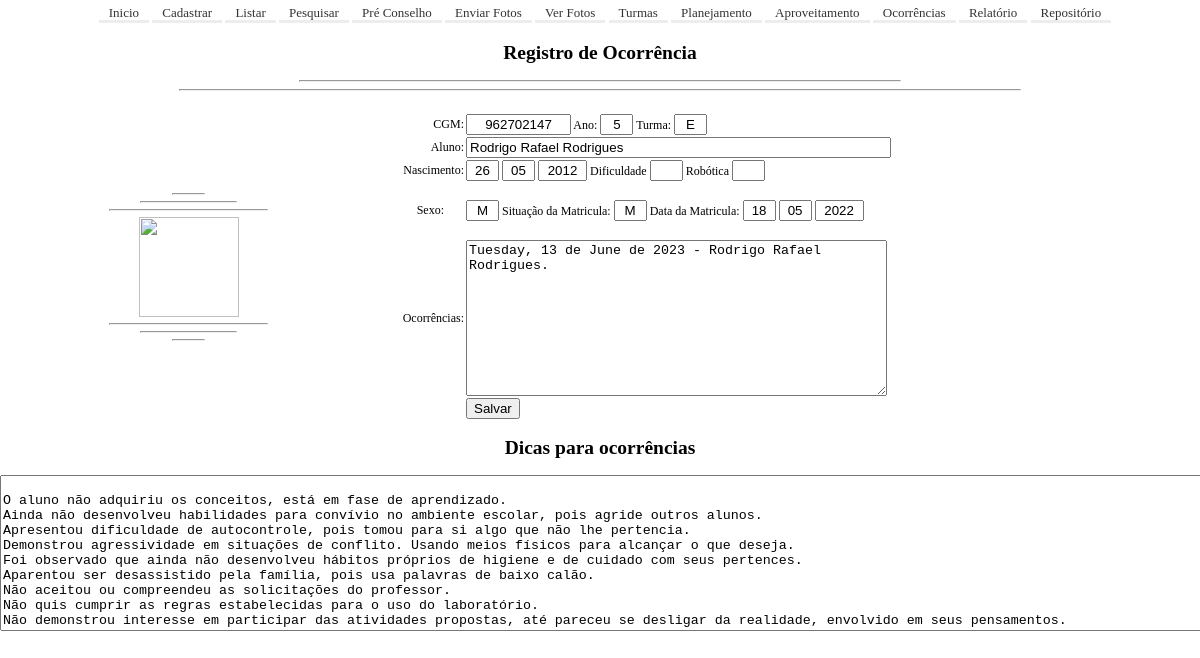
Screenshot of /SGE/registrarOcorrencia.php?cgm=962702147 with the database file from the repository.
### tables this page shows
CREATE TABLE `tb_aluno` (
  `cgm` int(10) NOT NULL,
  `ano` int(1) NOT NULL,
  `turma` varchar(1) NOT NULL,
  `turno` varchar(1) NOT NULL,
  `nr` int(2) NOT NULL,
  `nome` varchar(50) NOT NULL,
  `nascimento` date NOT NULL,
  `sexo` varchar(1) NOT NULL,
  `situacaoMatricula` varchar(1) NOT NULL,
  `dataMatricula` date NOT NULL,
  `telefone` varchar(14) NOT NULL,
  `observacao` varchar(500) DEFAULT NULL,
  `dificuldade` varchar(1) DEFAULT NULL
);

### SGE/registrarOcorrencia.php (the view, shortened to what this page needs)
<?php
include './conexao.php';
include './conf.php';
$dicasOcorrencia =
'
O aluno não adquiriu os conceitos, está em fase de aprendizado. <br>
Ainda não desenvolveu habilidades para convívio no ambiente escolar, pois agride outros alunos. <br>
Apresentou dificuldade de autocontrole, pois tomou para si algo que não lhe pertencia. <br>
Demonstrou agressividade em situações de conflito. Usando meios físicos para alcançar o que deseja. <br>
Foi observado que ainda não desenvolveu hábitos próprios de higiene e de cuidado com seus pertences. <br>
Aparentou ser desassistido pela família, pois usa palavras de baixo calão. <br>
Não aceitou ou compreendeu as solicitações do professor. <br>
Não quis cumprir as regras estabelecidas para o uso do laboratório. <br>
Não demonstrou interesse em participar das atividades propostas, até pareceu se desligar da realidade, envolvido em seus pensamentos. <br>
Utilizou inverdades para justificar seus atos ou relatar as atitudes dos colegas. <br>
Costuma se preocupar com os hábitos e atitudes dos colegas ou invés de fazer suas atividades. <br>
Em situações de conflito colocou-se como espectador, mesmo quando estava clara a sua participação. <br>
Não realizou as tarefas, aparentando desânimo e cansaço. Porém logo partiu para as brincadeiras e outras atividades. <br>
O tempo todo deseja atenções diferenciadas para si, solicitando que sejam feitas todas as suas vontades. <br>
Costuma falar mais que o necessário, não respeitando os momentos em que o grupo necessita de silêncio. <br>
Utilizou palavras pouco cordiais para afrontar seus colegas. <br>
Apresentou comportamento fora do comum para sua idade e para o convívio em grupo. <br>
Não soube dividir o espaço e os materiais de forma coletiva.
';
$dicasOcorrencia = str_replace('<br>', "\r", $dicasOcorrencia);
if($_SERVER['REQUEST_METHOD']=='GET') {
	if(isset($_GET['cgm'])){
		$cgm = $_GET['cgm'];
		$sql = "select * from tb_aluno where cgm = $cgm";
		$result = mysqli_query($connection, $sql);
   	while($row = mysqli_fetch_array($result,MYSQLI_ASSOC)) {
      	$cgm = $row['cgm'];
      	$ano = $row['ano'];
      	$turma = $row['turma'];
        $nome = $row['nome'];
        $diaNascimento = date("d", strtotime($row['nascimento']));
        $mesNascimento = date("m", strtotime($row['nascimento']));
        $anoNascimento = date("Y", strtotime($row['nascimento']));
        $sexo = $row['sexo'];
        $situacao = $row['situacaoMatricula'];
        $diaMatricula = date("d", strtotime($row['dataMatricula']));
        $mesMatricula = date("m", strtotime($row['dataMatricula']));
        $anoMatricula = date("Y", strtotime($row['dataMatricula']));
        $ocorrencia = $row['ocorrencia'];
        $dificuldade = $row['dificuldade'];
        $robotica = $row['robotica'];
		}
	}
}
$inicio = $hoje.' - '.$nome.'.';
echo
	'<html>
	<head>
	</head>
	<body>
		<div align="center"><h2>Registro de Ocorrência</h2><hr width="50%"><hr width="70%"></div>
			<form method="POST" action="?id=18" onchange="form.submit()">
				<div align="center">
					<br><table border="0">
						<tr>
							<td rowspan="7" align="center" width="315">
                                <hr width="10%"><hr width="30%"><hr width="50%">
                                <img src="../uploads/logoNew.png" width="100">
                                <hr width="50%"><hr width="30%"><hr width="10%">
							</td>
						</tr>
						<tr>
							<td align="right" width="116" >CGM:
							</td>
							<td>
								<input style="text-align:center" type="text" size="10" name="textCGM" value="'.$cgm.'"> Ano:
								<input style="text-align:center" type="text" size="1" name="textAno" value="'.$ano.'"> Turma:
								<input style="text-align:center" type="text" size="1" name="textTurma" value="'.$turma.'">
							</td>
						</tr>
						<tr>
							<td align="right" width="116" >Aluno:
							</td>
							<td>
								<input type="text" size="50" name="textNome" value="'.$nome.'">
							</td>
						</tr>
						<tr>
							<td align="right" width="116" >Nascimento:
							</td>
							<td>
								<input style="text-align:center" type="text" size="1" name="textDiaNascimento" value="'.$diaNascimento.'">
								<input style="text-align:center" type="text" size="1" name="textMesNascimento" value="'.$mesNascimento.'">
								<input style="text-align:center" type="text" size="3" name="textAnoNascimento" value="'.$anoNascimento.'">
								Dificuldade
								<input style="text-align:center" type="text" size="1" name="dificuldade" value="'.$dificuldade.'">
								Robótica
								<input style="text-align:center" type="text" size="1" name="robotica" value="'.$robotica.'">
							</td>
						</tr>
						<tr>
							<td align="right" width="116" style="text-align:center">
								<p style="text-align: right">Sexo:
							</td>
							<td>
								<input style="text-align:center" type="text" size="1" name="textSexo" maxlength="1" value="'.$sexo.'"> Situação da Matricula:
								<input style="text-align:center" type="text" size="1" name="textSituacaoMatricula" maxlength="1" value="'.$situacao.'"> Data da Matricula:
								<input style="text-align:center" type="text" size="1" name="textDiaMatricula" value="'.$diaMatricula.'">
								<input style="text-align:center" type="text" size="1" name="textMesMatricula" value="'.$mesMatricula.'">
								<input style="text-align:center" type="text" size="3" name="textAnoMatricula" value="'.$anoMatricula.'">
							</td>
						</tr>
						<tr>
							<td align="right" width="116" >Ocorrências:</td>
							<td>
								<textarea rows="10" name="ocorrencia" cols="50">'.$ocorrencia.$inicio.'</textarea>
							</td>
						</tr>
						<tr>
							<td align="center" valign="top" >
								&nbsp;</td>
							<td valign="top">
								<input type="submit" value="Salvar" name="btnSalvar"</center></td>
						</tr>
					</table>
					<h2>Dicas para ocorrências</h2>
					<div align="center">
                    <textarea rows="10" name="dicasOcorrencia" cols="150">
                    '.$dicasOcorrencia.'
                    </textarea>
					</div>
				</div>
		</form>
	</body>
</html>
';
?>

### SGE/main.css (style rules this page uses)
html, body { min-height: 100%; height: 100%; }
body { font-family: monospace; font: 80% Tahoma; margin: 0; padding: 0; font-size: 13px; }
table { border-collapse: collapse; width: 95%; margin: 0; padding: 0; font-size: 12px; overflow: hidden; }
p { margin: 10px; padding: 10px; }

### rows the page displays
tb_aluno: textCGM "962702147", textAno "5", textTurma "E", textNome "Rodrigo Rafael Rodrigues", textDiaNascimento "26", textMesNascimento "05", textAnoNascimento "2012", textSexo "M", textSituacaoMatricula "M", textDiaMatricula "18", textMesMatricula "05", textAnoMatricula "2022", ocorrencia "Tuesday, 13 de June de 2023 - Rodrigo Rafael Rodrigues."
